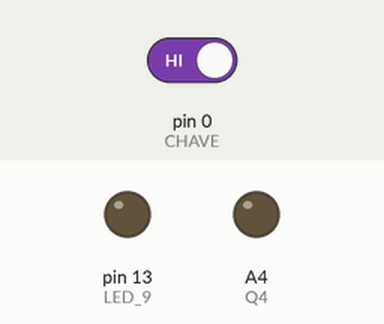
A sketch run on a simulated Arduino Uno, built with avr-gcc and run on an emulated ATmega328P. On the bench: output pins drawn as LEDs (lit = HIGH). The test bench sets the inputs (shaded band); at power-on: pin 0 (CHAVE) HIGH.

Above: at 1.2 s.
1.3 s: pin 0 (CHAVE) driven LOW
At 1.6 s:
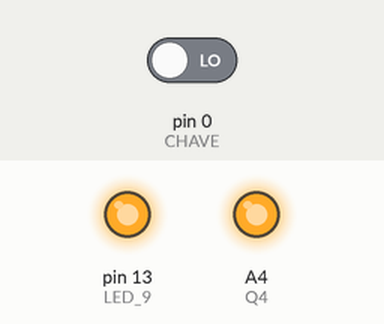
Timing chart, 0 to 4.3 s (numbered marks = the images above; inputs shaded):
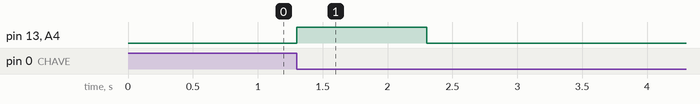

Measured:
- after the input at 1.3 s, pin 13 (LED_9), A4 (Q4): LOW → HIGH at once, → LOW 1.0 s later

The sketch:

Lab_Capitulo_4_Item_2_Solenoide.pde
```cpp
  #define P0 0    // Porta Digital 0   -  Chave
  #define P1 1    // Porta Digital 1   -  Led 2
  #define P2 2    // Porta Digital 2   -  Led 3
  #define P3 3    // Porta Digital 3   -  Led 4  -  PWM
  #define P4 4    // Porta Digital 4   -  Led 5
  #define P5 5    // Porta Digital 5   -  Led 6  -  PWM
  #define P6 6    // Porta Digital 6   -  Transistor Q3  -  PWM
  #define P7 7    // Porta Digital 7   -  Led 8
  #define P8 8    // Porta Digital 8   -  Led 7
  #define P9 9    // Porta Digital 9   -  Transistor Q2  -  PWM
  #define P10 10  // Porta Digital 10  -  Servo1  -  PWM
  #define P11 11  // Porta Digital 11  -  Servo2  -  PWM
  #define P12 12  // Porta Digital 12  -  Buzzer
  #define P13 13  // Porta Digital 13  -  Led 9
  #define P14 14  // Porta Analogica 0 -  Led 1
  #define P15 15  // Porta Analogica 1 -  JP6 - POT 1
  #define P16 16  // Porta Analogica 2 -  JP7 - POT 2
  #define P17 17  // Porta Analogica 3 -  Transistor Q5
  #define P18 18  // Porta Analogica 4 -  Transistor Q4
  #define P19 19  // Porta Analogica 5 -  LDR

  #define AP0 14  // Porta Analogica 0 Usando como digital -  Led 1
  #define AP1 15  // Porta Analogica 1 Usando como digital -  JP6 - POT 1
  #define AP2 16  // Porta Analogica 2 Usando como digital -  JP7 - POT 2
  #define AP3 17  // Porta Analogica 3 Usando como digital -  Transistor Q5
  #define AP4 18  // Porta Analogica 4 Usando como digital -  Transistor Q4
  #define AP5 19  // Porta Analogica 5 Usando como digital -  LDR

  #define A0 0    // Porta Analogica 0 -  Led 1
  #define A1 1    // Porta Analogica 1 -  JP6 - POT 1
  #define A2 2    // Porta Analogica 2 -  JP7 - POT 2
  #define A3 3    // Porta Analogica 3 -  Transistor Q5
  #define A4 4    // Porta Analogica 4 -  Transistor Q4
  #define A5 5    // Porta Analogica 3 -  LDR

  #define LED_1 14
  #define LED_2 1
  #define LED_3 2
  #define LED_4 3
  #define LED_5 4
  #define LED_6 5
  #define LED_7 8
  #define LED_8 7
  #define LED_9 13

  #define Q2 9    //PWM
  #define Q3 6    //PWM
  #define Q4 18
  #define Q5 17

  #define LDR 5
  #define JP6 1
  #define JP7 2
  #define CHAVE 0
  #define BOTAO 0
  #define BUZZER  12
  #define SERVO_1 10
  #define SERVO_2 11

  #define TEMPO_ATIVADO 1000

int ja_ativou = 0;
int contando_tempo = 0;
unsigned long inicio = 0;
unsigned long agora  = 0;

void setup () {

  pinMode(CHAVE, INPUT);      // configura o pino como entrada
  pinMode(Q4, OUTPUT);
  pinMode(LED_9, OUTPUT);
}


void loop () {

  int leitura = digitalRead(CHAVE);

  if (leitura == LOW && ja_ativou == 0 && contando_tempo == 0) {
      digitalWrite(LED_9, HIGH);
      digitalWrite(Q4,    HIGH);
      ja_ativou = 1;
      contando_tempo = 1;
      inicio = millis();
      //delay (1000);
  } else {
        if (leitura == HIGH){
          ja_ativou = 0;
        }
  }

  if (contando_tempo == 1) {
      agora = millis();
      if ( (agora - inicio) > TEMPO_ATIVADO ){
          contando_tempo = 0;
          digitalWrite(LED_9, LOW);
          digitalWrite(Q4,    LOW);
      }
  }
}
```
